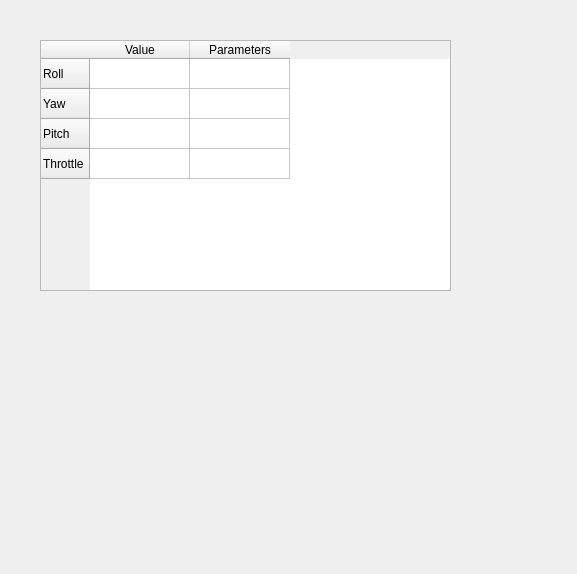
<?xml version="1.0" encoding="UTF-8"?>
<ui version="4.0">
 <class>ParametersWidget</class>
 <widget class="QDockWidget" name="ParametersWidget">
  <property name="geometry">
   <rect>
    <x>0</x>
    <y>0</y>
    <width>577</width>
    <height>574</height>
   </rect>
  </property>
  <property name="windowTitle">
   <string>DockWidget</string>
  </property>
  <widget class="QWidget" name="dockWidgetContents">
   <widget class="QTableWidget" name="tableWidget">
    <property name="geometry">
     <rect>
      <x>40</x>
      <y>40</y>
      <width>411</width>
      <height>251</height>
     </rect>
    </property>
    <row>
     <property name="text">
      <string>Roll</string>
     </property>
    </row>
    <row>
     <property name="text">
      <string>Yaw</string>
     </property>
    </row>
    <row>
     <property name="text">
      <string>Pitch</string>
     </property>
    </row>
    <row>
     <property name="text">
      <string>Throttle</string>
     </property>
    </row>
    <column>
     <property name="text">
      <string>Value</string>
     </property>
    </column>
    <column>
     <property name="text">
      <string>Parameters</string>
     </property>
    </column>
   </widget>
  </widget>
 </widget>
 <resources/>
 <connections/>
</ui>
